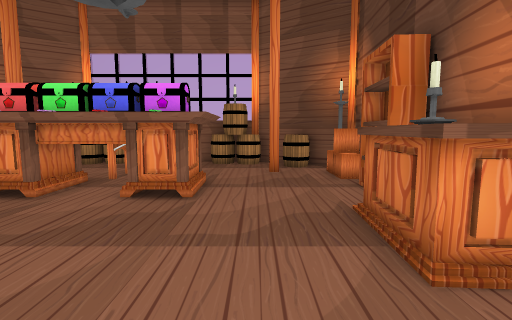
view 1 (above)

13 first-person views from a walk through a scene from a Unity 3-D project. The camera is 1.5 m above the floor, tilts 6° down and sees 85° across. The floor is counted in squares, 1 m on a side. Each view is taken from the middle of a square. On the plan, view 1 faces up. The plan holds only what a view shows up to about 14 squares ahead; the rest is blank. Some surface patterns are stand-ins.

view 2
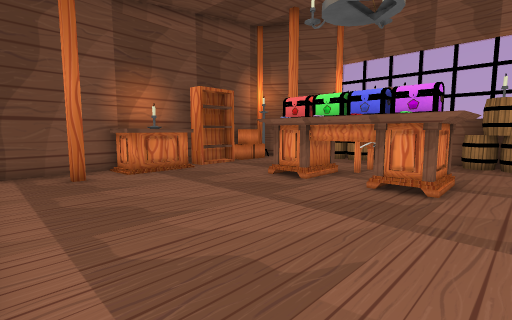

view 3
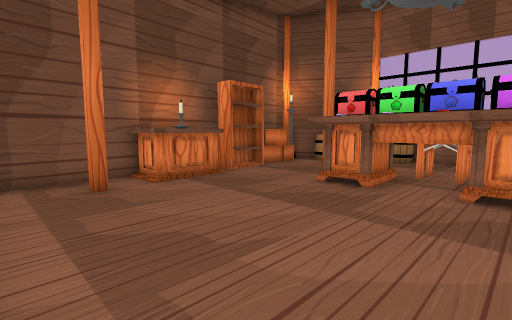

view 4
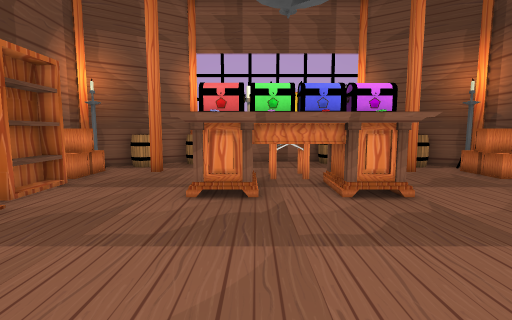

view 5
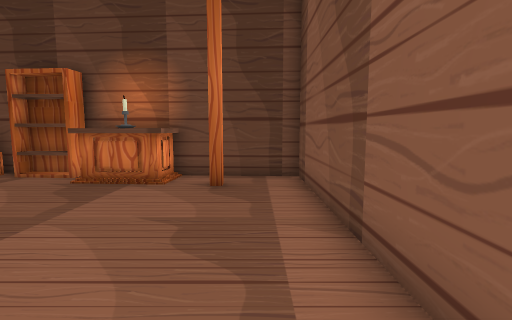

view 6
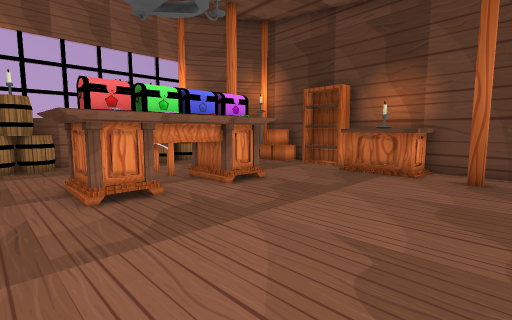

view 7
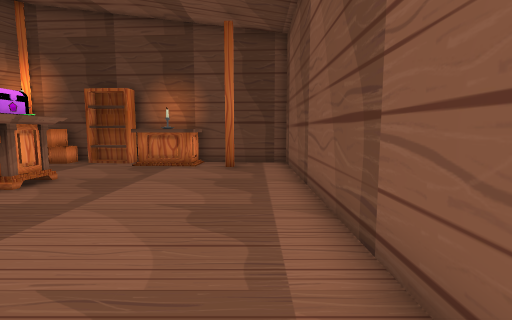

view 8
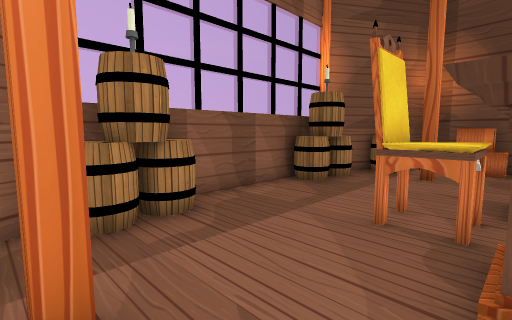

view 9
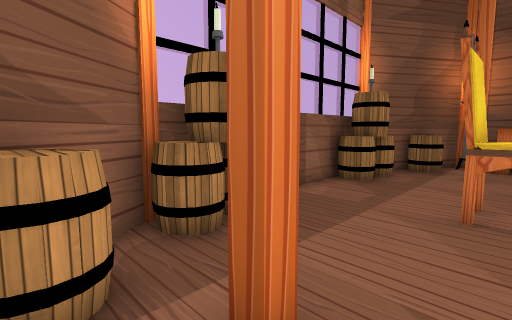

view 10
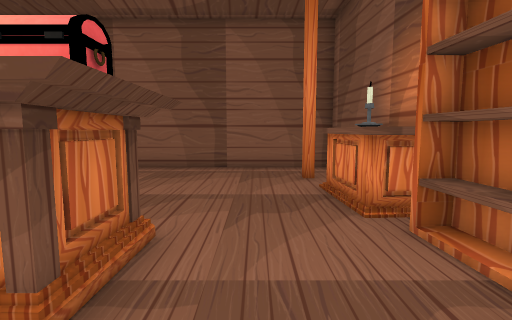

view 11
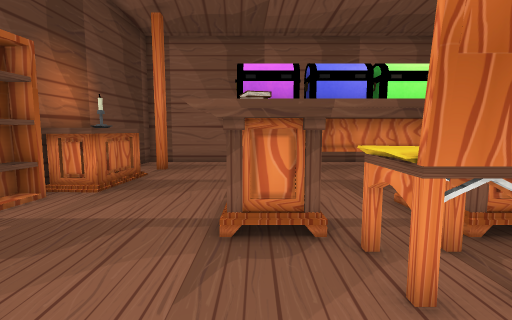

view 12
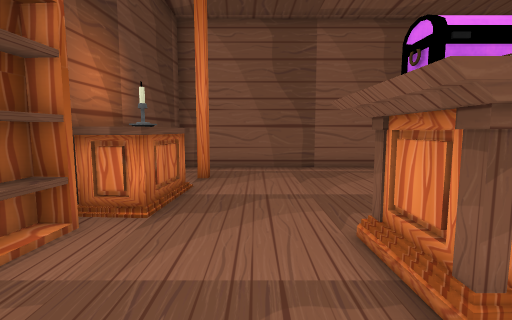

view 13
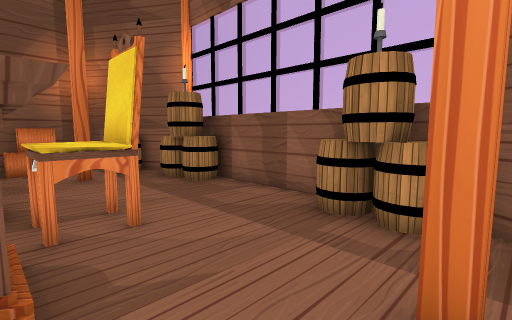

### Floor plan
Key: @ floor where view 1 was taken; # wall or solid block; . floor; ^ raised ledge; T thing the floor can be seen under or through.
Columns run from 11 left of view 1 to 3 right of it. Each row starts with its distance up from view 1.
 14     #######
 13  #####...#####
 12 ##^##.....##^##
 11 ##...........##
 10 #.#....#....#.#
  9 #......^T.....#
  8 #....TTTTT....#
  7 #....TTTTT....#
  6 ##...TTTTT....#
  5 ##...........##
  4 ##...........##
  3 ##...........##
  2 #.............#
  1 #.............#
  0 #..........@..#
 -1 #.............#
 -2 ###############

Positions as (right, up) in squares from view 1, and headings:
1: (0, 0), facing up
2: (0, -1), facing up-left
3: (-2, -1), facing up-left
4: (-5, 0), facing up
5: (-6, 0), facing right
6: (-8, 0), facing up-right
7: (-10, 0), facing right
8: (-9, 8), facing up-right
9: (-10, 9), facing up-right
10: (-8, 10), facing down
11: (-2, 12), facing down
12: (0, 10), facing down
13: (1, 8), facing up-left
